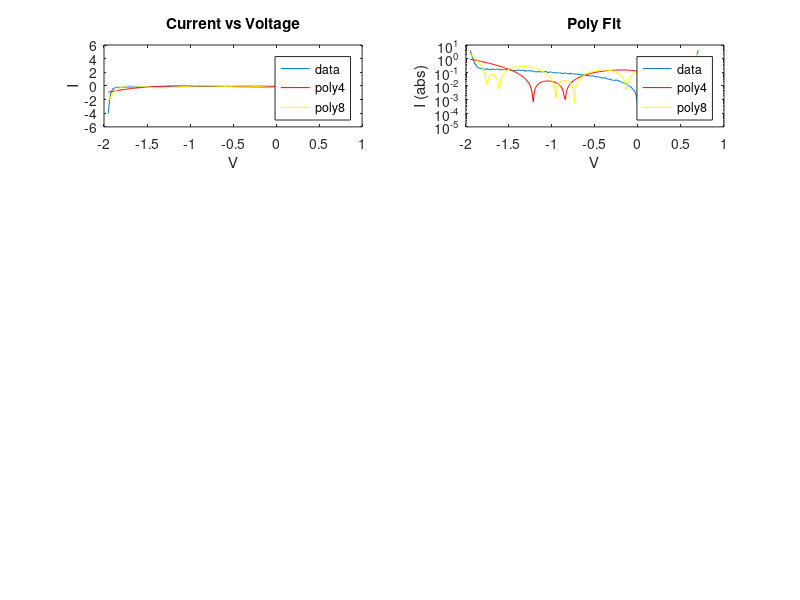

Recreate this plot in MATLAB. (Note: this script raises an error after producing the figure.)
Is = 0.01e-12; 
Ib = 0.1e-12;
Vb = 1.3;
Gp = 0.1;

V = linspace(-1.95, 0.7, 200);  
I = Is * (exp(1.2 * V / 0.025) - 1) + Gp * V - Ib * (exp(1.2 * (-(V + Vb)) / 0.025) - 1);

noise = 0.2 * I;
noiseValues = noise .* (rand(1, length(V)) - 0.5);
I = I + noiseValues;

%creating polynomial fits
p4 = polyfit(V, I, 4);
p8 = polyfit(V, I, 8);
poly4 = polyval(p4, V);
poly8 = polyval(p8, V);

% Plot the noisy data
figure;
subplot(4,2,1);
plot(V, I);
hold on
title('Current vs Voltage');
plot(V, poly4, 'r-');
plot(V, poly8, 'y-');
xlabel('V');
ylabel('I');
legend('data', 'poly4', 'poly8');

subplot(4,2,2);
semilogy(V, abs(I));
hold on;
semilogy(V, abs(poly4), 'r-');
semilogy(V, abs(poly8), 'y-');
title('Poly Fit');
xlabel('V');
ylabel('I (abs)');
legend('data', 'poly4', 'poly8');


% A is Is, B is Gp, C is Ib and D is Vb
fo2 = fittype('A.*(exp(1.2*x/25e-3)-1) + 0.1.*x - C*(exp(1.2*(-(x+1.3))/25e-3)-1)', 'independent', 'x', ...
    'coefficients', {'A', 'C'});
fo3 = fittype('A.*(exp(1.2*x/25e-3)-1) + B.*x - C*(exp(1.2*(-(x+1.3))/25e-3)-1)', 'independent', 'x', ...
    'coefficients', {'A', 'B', 'C'});
fo4 = fittype('A.*(exp(1.2*x/25e-3)-1) + B.*x - C*(exp(1.2*(-(x+D))/25e-3)-1)', 'independent', 'x', ...
    'coefficients', {'A', 'B', 'C', 'D'});

ff1 = fit(V', I', fo2);
ff2 = fit(V', I', fo3);
ff3 = fit(V', I', fo4);


% Plot the fits
subplot(4,2,3);
plot(V, I, 'b');
hold on;
plot(V, feval(ff1, V), 'r-');
plot(V, feval(ff2, V), 'b-');
plot(V, feval(ff3, V), 'g-');
title('Nonlinear Fit');
xlabel('V');
ylabel('I');
legend('data', 'fit1', 'fit2', 'fit3');


subplot(4,2,4);
semilogy(V, abs(I), 'b');
hold on;
semilogy(V, abs(feval(ff1, V)), 'r-');
semilogy(V, abs(feval(ff2, V)), 'b-');
semilogy(V, abs(feval(ff3, V)), 'g-');
title('Nonlinear Fit');
xlabel('V');
ylabel('I (abs)');
legend('data', 'fit1', 'fit2', 'fit3');


inputs = V.';
targets = I.';

hiddenLayerSize = 10;
net = fitnet(hiddenLayerSize);
net.divideParam.trainRatio = 70/100;
net.divideParam.valRatio = 15/100;
net.divideParam.testRatio = 15/100;
[net,tr] = train(net,inputs,targets);
outputs = net(inputs);
errors = gsubtract(outputs,targets);
performance = perform(net,targets,outputs);
view(net)
Inn = outputs;

subplot(4,2,5);
plot(V, I, 'b'); 
hold on;
plot(V, Inn, 'r-');
xlabel('V');
ylabel('I');
title('Neural Network Fit');
legend('data', 'nn');

subplot(4,2,6);
semilogy(V, abs(I), 'b'); 
hold on;
semilogy(V, abs(Inn), 'r-');
xlabel('V');
ylabel('I (abs)');
title('Neural Network Fit');
legend('data', 'nn');


m = fitrgp(V.', I.');
Ig = predict(m, V.');

subplot(4,2,7);
plot(V, I, 'b');
hold on;
plot(V, Ig, 'b-');
xlabel('V');
ylabel('I');
legend('data', 'rgp');
title('GPR Fit');


subplot(4,2,8);
semilogy(V, abs(I), 'b');
hold on;
semilogy(V, abs(Ig), 'b-');
xlabel('V');
ylabel('I (abs)');
legend('data', 'rgp');
title('GPR Fit');


plotbrowser;